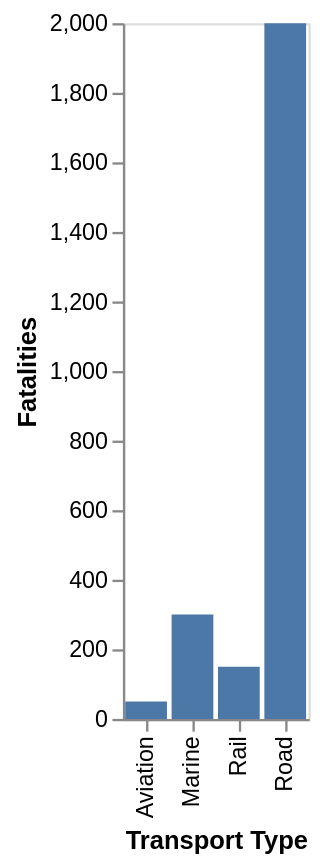

Vega-Lite specification for this chart:
### Vega-Lite specification from a JSON file in a GitHub repository (floating-point values rounded to 4 significant figures)
{"$schema": "https://vega.github.io/schema/vega-lite/v5.json", "description": "Bar chart showing fatalities of road, rail, marine, and aviation transport.", "data": {"values": [{"transport": "Road", "fatalities": 2000}, {"transport": "Rail", "fatalities": 150}, {"transport": "Marine", "fatalities": 300}, {"transport": "Aviation", "fatalities": 50}]}, "mark": {"type": "bar", "tooltip": true}, "encoding": {"x": {"field": "transport", "type": "nominal", "axis": {"title": "Transport Type"}}, "y": {"field": "fatalities", "type": "quantitative", "axis": {"title": "Fatalities"}}}, "config": {"background": null, "axis": {"grid": false}}}
